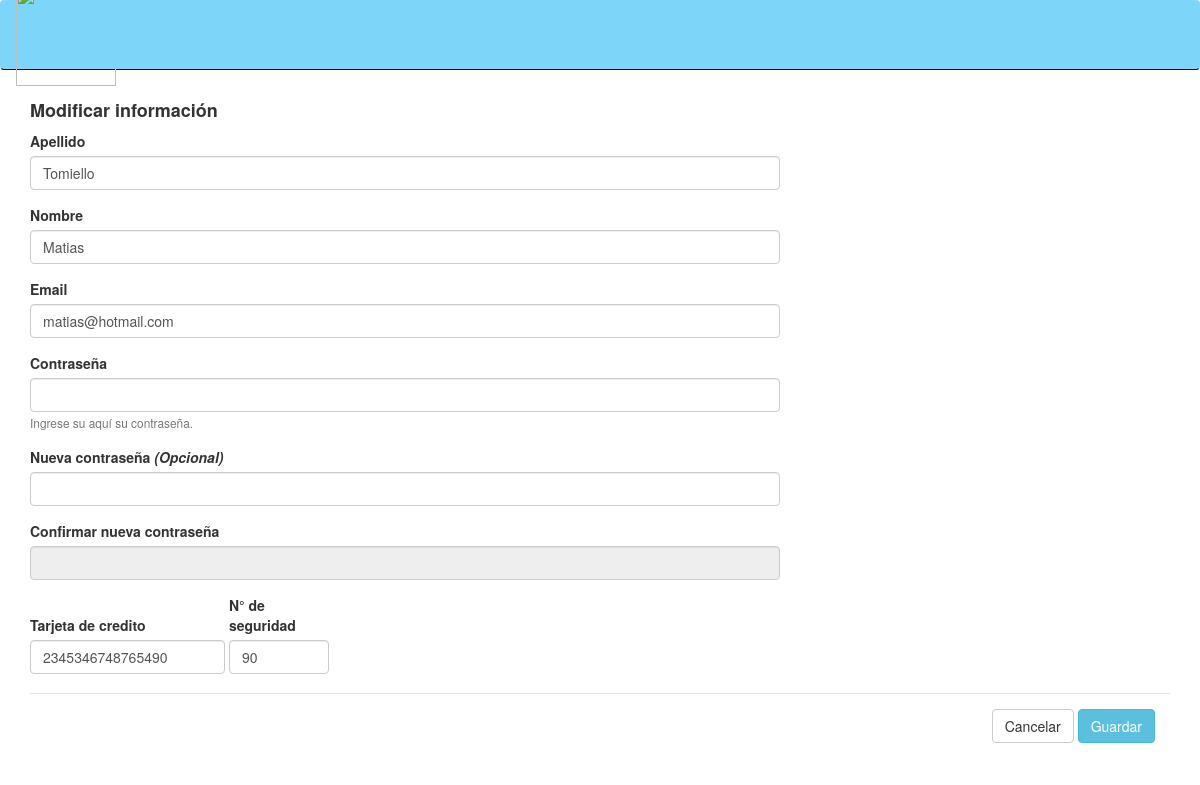
Screenshot of /editModalUser.php (signed in) with the database file from the repository.
### tables this page shows
CREATE TABLE `usuario` (
  `id` int(11) NOT NULL,
  `email` varchar(45) NOT NULL,
  `apellido` varchar(45) NOT NULL,
  `nombre` varchar(45) NOT NULL,
  `contrasenia` varchar(45) NOT NULL,
  `suscripto` enum('si','no') NOT NULL,
  `tarjeta_credito` bigint(16) NOT NULL,
  `numero_seguridad` int(3) NOT NULL,
  `actualizar` enum('si','no') NOT NULL
);

### editModalUser.php (the view, shortened to what this page needs)
<!DOCTYPE html>
<html lang="es">
<?php
    Include("DB.php"); $conexion = conectar();
	$id = $_SESSION['id'];
	$sqlEdit = "SELECT * FROM usuario WHERE id = $id";
	$resultEdit = mysqli_query($conexion,$sqlEdit);
	$fila = mysqli_fetch_assoc($resultEdit);
?>
<head>
	<link rel="stylesheet" href="https://maxcdn.bootstrapcdn.com/font-awesome/4.7.0/css/font-awesome.min.css">
	<link rel="stylesheet" href="https://maxcdn.bootstrapcdn.com/bootstrap/3.3.7/css/bootstrap.min.css">
	<link rel="stylesheet" href="css/style_crudResidencia.css">
	<link rel="stylesheet" href="https://maxcdn.bootstrapcdn.com/bootstrap/3.3.7/css/bootstrap.min.css">
</head>
<body>
<nav style="background: #7DD5FA; height: 70px; border-bottom: solid 1px black; " class="navbar navbar-expand-lg navbar-light bg-light">
	 <div class="col-2">
              	<a class="navbar-brand" href="index.php">
				    <img style="margin-top: -30px;" src="Logos/Logos/HSH-Complete.svg" width="100" height="100" class="d-inline-block align-top" alt="">
				  </a>
              </div>
</nav>
<div class="container">
	<div class="">
		<h4 class="m-3"><b>Modificar información</b></h4>
	</div>
	<div class="row">
		<div class="container-fluid d-flex justify-content-center">
			<form class="ml-5" name="frm" method="post" action="">
				  <div class="form-group row">
				    <label for="inputApellido" class="col-sm-5 col-form-label ml-2">Apellido</label>
				    <div class="col-sm-8">
				        <input type="text" class="form-control" name="apellido" id="inputApellido" placeholder="Escribá aquí su apellido" value="<?php echo $fila['apellido'];?>" required>
				    </div>
				  </div>
				  <div class="form-group row">
				    <label for="inputNombre" class="col-sm-5 col-form-label ml-2">Nombre</label>
				    <div class="col-sm-8">
				      <input type="text" class="form-control" name="nombre" id="inputNombre" placeholder="Escribá aquí su nombre" value="<?php echo $fila['nombre'];?>" required>
				    </div>
				  </div>
				  <div class="form-group row">
				    <label for="inputEmail" class="col-sm-5 col-form-label ml-2">Email</label>
				    <div class="col-sm-8">
				        <input type="email" class="form-control" name="email" id="inputEmail" placeholder="" value="<?php echo $fila['email'];?>" required>
				    </div>
				  </div>
				  <div class="form-group row">
				    <label for="inputPassword" class="col-sm-5 col-form-label ml-2">Contraseña</label>
				    <div class="col-sm-8">
				        <input type="password" class="form-control" name="contrasenia" id="inputPassword" placeholder="" aria-describedby="passwordHelpBlock" required pattern=".{4,}"
                     oninvalid="setCustomValidity('La contraseña es obligatoria y debe tener como mínimo 4 caracteres.')"
                     oninput="setCustomValidity('')">
				        <small id="passwordHelpBlock" class="form-text text-muted">
						  Ingrese su aquí su contraseña.
						</small>
				    </div>
				  </div>
				  <div class="form-group row">
				    <label for="inputPassword4" class="col-sm-5 col-form-label ml-2">Nueva contraseña <i>(Opcional)</i></label>
				    <div class="col-sm-8">
				      <input type="password" class="form-control" name="nuevaContrasenia" id="inputPassword3" placeholder="" pattern=".{4,}"
                     oninvalid="setCustomValidity('La contraseña es obligatoria y debe tener como mínimo 4 caracteres.')"
                     oninput="setCustomValidity('')" onkeyup="habilita()">
				    </div>
				  </div>
				  <div class="form-group row">
				    <label for="inputPassword4" class="col-sm-5 col-form-label ml-2">Confirmar nueva contraseña</label>
				    <div class="col-sm-8">
				      <input type="password" class="form-control" name="reContrasenia" id="inputPassword2" placeholder="" pattern=".{4,}"
                     oninvalid="setCustomValidity('Escriba la nueva contraseña.')"
                     oninput="setCustomValidity('')" disabled="true">
				    </div>
				  </div>
				  <div class="form-group row" style="display: inline-block;">
					    <div class="col-sm-12">
					    	<label for="inputTarjeta" class="col-form-label">Tarjeta de credito</label>
					        <input type="number" id="inputTarjeta" name="tarjeta" class="form-control" placeholder="" required value="<?php echo $fila['tarjeta_credito'];?>">
					    </div>
				  </div>
				  <div class="form-group row" style="display: inline-block;">
					    <div class="col-sm-9">
				    	   	<label for="inputSeguro" class="col-form-label">N° de seguridad</label>
				    	    <input style="width: 100px;" id="inputSeguro" name="seguro" type="number" class="form-control" placeholder="" value="<?php echo $fila['numero_seguridad'];?>" required>
				    	</div>
				  </div>
				  <br>
				  <div class="modal-footer">
						<a href="index.php"><input type="button" class="btn btn-default" data-dismiss="modal" value="Cancelar"></a>
						<input type="submit" name="btn" class="btn btn-info" value="Guardar">
					</div>
				</form>
		</div>
	</div>
</div>
</body>
</html>

### css/style_crudResidencia.css (style rules this page uses)
body { color: #566787; background: #f5f5f5; font-family: 'Varela Round', sans-serif; font-size: 13px; }

### rows the page displays
usuario: apellido "Tomiello", nombre "Matias", email "matias@hotmail.com", tarjeta "2345346748765490", seguro "90"
